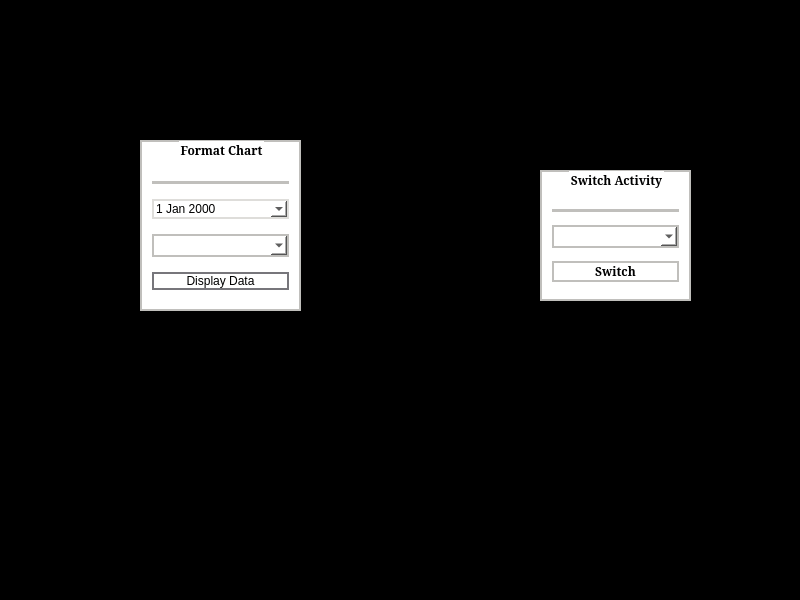
<?xml version="1.0" encoding="UTF-8"?>
<ui version="4.0">
 <class>MainWindow</class>
 <widget class="QMainWindow" name="MainWindow">
  <property name="geometry">
   <rect>
    <x>0</x>
    <y>0</y>
    <width>800</width>
    <height>600</height>
   </rect>
  </property>
  <property name="windowTitle">
   <string>MainWindow</string>
  </property>
  <property name="styleSheet">
   <string notr="true">background-color: rgb(0, 0, 0);
</string>
  </property>
  <widget class="QWidget" name="centralwidget">
   <property name="styleSheet">
    <string notr="true">background-color: rgb(0, 0, 0);</string>
   </property>
   <widget class="QGroupBox" name="groupBox">
    <property name="geometry">
     <rect>
      <x>140</x>
      <y>140</y>
      <width>161</width>
      <height>171</height>
     </rect>
    </property>
    <property name="font">
     <font>
      <family>Serif</family>
      <bold>true</bold>
     </font>
    </property>
    <property name="styleSheet">
     <string notr="true">background-color: rgb(255, 255, 255);
border: 2px solid;
border-color: rgb(192, 191, 188);</string>
    </property>
    <property name="title">
     <string>Format Chart</string>
    </property>
    <property name="alignment">
     <set>Qt::AlignmentFlag::AlignBottom|Qt::AlignmentFlag::AlignHCenter</set>
    </property>
    <layout class="QVBoxLayout" name="verticalLayout">
     <item>
      <widget class="Line" name="line">
       <property name="orientation">
        <enum>Qt::Orientation::Horizontal</enum>
       </property>
      </widget>
     </item>
     <item>
      <widget class="QDateEdit" name="selectStartDate">
       <property name="styleSheet">
        <string notr="true">background-color: rgb(255, 255, 255);
font: 10pt &quot;Serif&quot;;
border: 2px solid;
border-color: rgb(222, 221, 218);</string>
       </property>
       <property name="calendarPopup">
        <bool>true</bool>
       </property>
      </widget>
     </item>
     <item>
      <widget class="QComboBox" name="selectType">
       <property name="font">
        <font>
         <family>Serif</family>
        </font>
       </property>
       <property name="styleSheet">
        <string notr="true">background-color: rgb(255, 255, 255);
border: 2px solid;
border-color: rgb(192, 191, 188);</string>
       </property>
       <property name="currentText">
        <string/>
       </property>
       <property name="insertPolicy">
        <enum>QComboBox::InsertPolicy::InsertAtBottom</enum>
       </property>
       <property name="placeholderText">
        <string>Select Sort Type</string>
       </property>
       <item>
        <property name="text">
         <string extracomment="Sort the data by the activity that it took place in">Activity</string>
        </property>
       </item>
       <item>
        <property name="text">
         <string extracomment="Sort the data by the category of app that the program falls under">Category</string>
        </property>
       </item>
       <item>
        <property name="text">
         <string extracomment="Sort the data by the date that it took place">Date</string>
        </property>
       </item>
      </widget>
     </item>
     <item>
      <widget class="QPushButton" name="pushButton">
       <property name="styleSheet">
        <string notr="true">background-color: rgb(255, 255, 255);
border: 2px Solid;
border-color: rgb(119, 118, 123);
font: 700 10pt &quot;Serif&quot;;</string>
       </property>
       <property name="text">
        <string>Display Data</string>
       </property>
      </widget>
     </item>
    </layout>
   </widget>
   <widget class="QGroupBox" name="groupBox_2">
    <property name="geometry">
     <rect>
      <x>540</x>
      <y>170</y>
      <width>151</width>
      <height>131</height>
     </rect>
    </property>
    <property name="font">
     <font>
      <family>Serif</family>
      <bold>true</bold>
     </font>
    </property>
    <property name="styleSheet">
     <string notr="true">background-color: rgb(255, 255, 255);
border: 2px solid;
border-color: rgb(192, 191, 188);</string>
    </property>
    <property name="title">
     <string>Switch Activity</string>
    </property>
    <property name="alignment">
     <set>Qt::AlignmentFlag::AlignCenter</set>
    </property>
    <layout class="QVBoxLayout" name="verticalLayout_2">
     <item>
      <widget class="Line" name="line_2">
       <property name="orientation">
        <enum>Qt::Orientation::Horizontal</enum>
       </property>
      </widget>
     </item>
     <item>
      <widget class="QComboBox" name="activity">
       <property name="font">
        <font>
         <family>Serif</family>
        </font>
       </property>
       <property name="styleSheet">
        <string notr="true">background-color: rgb(255, 255, 255);
border: 2px solid;
border-color: rgb(192, 191, 188);</string>
       </property>
       <property name="placeholderText">
        <string>Activity</string>
       </property>
       <item>
        <property name="text">
         <string>Gaming</string>
        </property>
       </item>
       <item>
        <property name="text">
         <string>Work</string>
        </property>
       </item>
       <item>
        <property name="text">
         <string>Research</string>
        </property>
       </item>
       <item>
        <property name="text">
         <string>Chatting</string>
        </property>
       </item>
      </widget>
     </item>
     <item>
      <widget class="QPushButton" name="pushButton_2">
       <property name="font">
        <font>
         <family>Serif</family>
         <bold>true</bold>
        </font>
       </property>
       <property name="styleSheet">
        <string notr="true">background-color: rgb(255, 255, 255);
border: 2px solid;
border-color: rgb(192, 191, 188);</string>
       </property>
       <property name="text">
        <string>Switch</string>
       </property>
      </widget>
     </item>
    </layout>
   </widget>
  </widget>
  <widget class="QMenuBar" name="menubar">
   <property name="geometry">
    <rect>
     <x>0</x>
     <y>0</y>
     <width>800</width>
     <height>21</height>
    </rect>
   </property>
  </widget>
  <widget class="QStatusBar" name="statusbar"/>
 </widget>
 <resources/>
 <connections>
  <connection>
   <sender>pushButton</sender>
   <signal>clicked()</signal>
   <receiver>MainWindow</receiver>
   <slot>showChart()</slot>
   <hints>
    <hint type="sourcelabel">
     <x>281</x>
     <y>310</y>
    </hint>
    <hint type="destinationlabel">
     <x>454</x>
     <y>388</y>
    </hint>
   </hints>
  </connection>
  <connection>
   <sender>pushButton_2</sender>
   <signal>clicked()</signal>
   <receiver>MainWindow</receiver>
   <slot>changeActivity()</slot>
   <hints>
    <hint type="sourcelabel">
     <x>601</x>
     <y>289</y>
    </hint>
    <hint type="destinationlabel">
     <x>723</x>
     <y>294</y>
    </hint>
   </hints>
  </connection>
 </connections>
 <slots>
  <signal>displayCalendar()</signal>
  <slot>showCalendar()</slot>
  <slot>showChart()</slot>
  <slot>changeActivity()</slot>
 </slots>
</ui>
